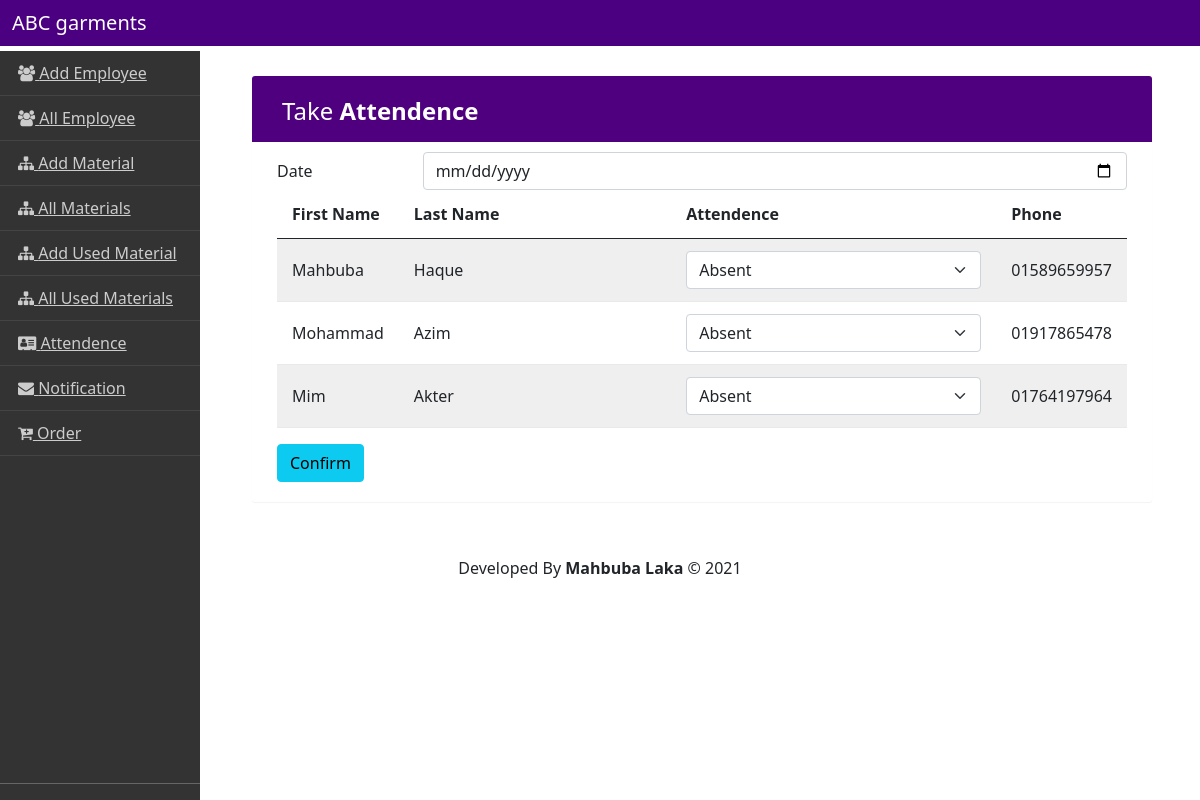
Screenshot of /garments/take_attendence/ (signed in) with the database file from the repository.
### abc_garments/models.py (models this page shows, shortened)
class Employee(models.Model):
    first_name=models.CharField(max_length=255)
    last_name=models.CharField(max_length=255)
    salary=models.IntegerField()
    phone=models.CharField(max_length=20)
    supervisor=models.ForeignKey(User,on_delete=models.CASCADE)

### abc_garments/views.py (the view)
# urls.py: path('take_attendence/',takeAttendence,name='take_attendence'),
@login_required
def takeAttendence(request):
    context={}
    employees=Employee.objects.all()
    context['employees']=employees
    if request.method=="POST":
        attendence_date=request.POST["attendence_date"]
        attend=Attendance.objects.filter(attendence_date=attendence_date)
        if len(attend):
            messages.success(request,"Attendance already taken in this date")
            return redirect('take_attendence')
        for i in range(len(employees)):
            present=request.POST["is_present-{}".format(employees[i].id)]
            Attendance.objects.create(employee=employees[i],is_present=bool(present),attendence_date=attendence_date)
        messages.success(request,"Attendence of date {} taken Successfully".format(attendence_date))
        return redirect('profile',id=request.user.id)
    else:
        return render(request,'admin/take_attendence.html',context)

### templates/admin/take_attendence.html (shortened to what this page needs)
{% extends 'admin/base_admin.html' %}
{% load static %}
{% block CSS %}
<link rel="stylesheet" href="{% static 'custom/css/datatable.css' %}">
{% endblock CSS%}
{% block content %}
<div class="container">
    <div class="container">
        <div class="table-wrapper">
            <div class="table-title">
                <div class="row">
                    <div class="col-sm-6">
                        <h2>Take <b>Attendence</b></h2>
                    </div>
                </div>
            </div>
            <form class="form-group" method="post">
                <div class="form-group row">
                    <label for="example-date-input" class="col-2 col-form-label">Date</label>
                    <div class="col-10">
                    <input class="form-control" type="date" name="attendence_date" required>
                    </div>
                </div>
                <table class="table table-striped table-hover">
                    <thead>
                        <tr>
                            <th>First Name</th>
                            <th>Last Name</th>
                            <th>Attendence</th>
                            <th>Phone</th>
                        </tr>
                    </thead>
                    <tbody>
                        {% for employee in employees %}
                        <tr>
                            <td>{{employee.first_name}}</td>
                            <td>{{employee.last_name}}</td>
                            <td>
                                <select class="form-select form-control" name="is_present-{{employee.id}}" aria-label="Default select example">
                                    <option value="0">Absent</option>
                                </select>
                            </td>
                            <td>{{employee.phone}}</td>
                        </tr>
                        {% endfor %}
                    </tbody>
                </table>
                <button class="btn btn-info">Confirm</button>
            </form>
        </div>
    </div>
</div>
{% endblock %}

### static/custom/css/datatable.css (style rules this page uses)
.table-wrapper { background: #fff; padding: 20px 25px; margin: 30px 0; border-radius: 3px; box-shadow: 0 1px 1px rgba(0,0,0,.05); }
.table-title { padding-bottom: 15px; background: rgba(78, 0, 127, 1.0); color: #fff; padding: 16px 30px; margin: -20px -25px 10px; border-radius: 3px 3px 0 0; }
.table-title h2 { margin: 5px 0 0; font-size: 24px; }
table.table tr th, table.table tr td { border-color: #e9e9e9; padding: 12px 15px; vertical-align: middle; }
table.table tr th:first-child { width: 60px; }
table.table tr th:last-child { width: 100px; }
table.table-striped tbody tr:nth-of-type(odd) { background-color: #fcfcfc; }

### rows the page displays
Employee: first_name "Mahbuba", last_name "Haque", id "Absent", phone "01589659957"
Employee: first_name "Mohammad", last_name "Azim", id "Absent", phone "01917865478"
Employee: first_name "Mim", last_name "Akter", id "Absent", phone "01764197964"
